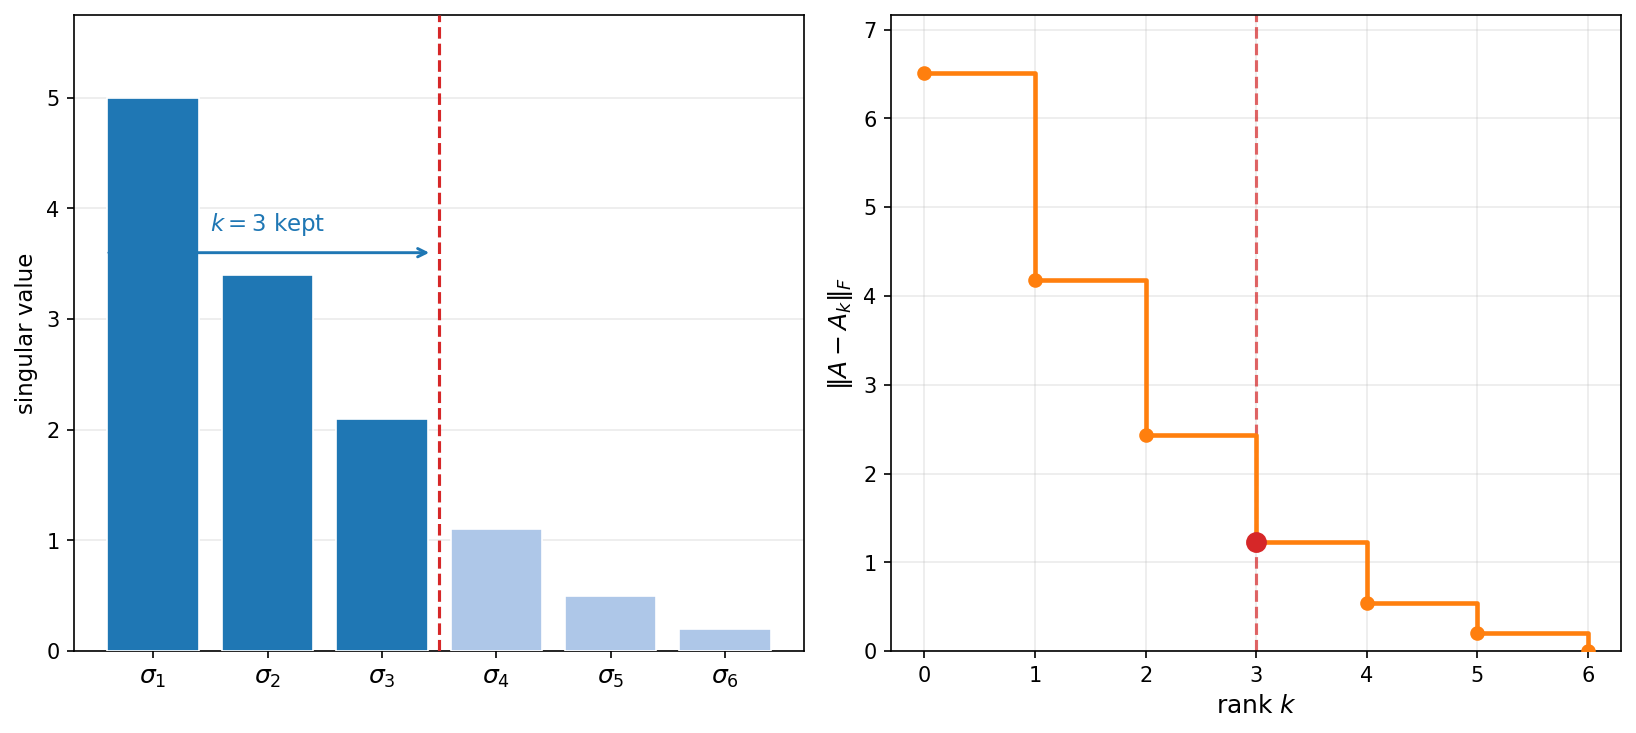

Generate this figure with Python:
"""
fig10: Eckart-Young theorem.
Left:  singular value spectrum — bars coloured blue (kept, k≤2) vs grey (discarded).
Right: Frobenius approximation error ||A - A_k||_F vs rank k.
"""
import numpy as np
import matplotlib.pyplot as plt

rng = np.random.default_rng(7)
# build a rank-rich 6×8 matrix with a controlled spectrum
n = 6
# prescribe singular values with a nice decay
sv_true = np.array([5.0, 3.4, 2.1, 1.1, 0.5, 0.2])
U0, _ = np.linalg.qr(rng.standard_normal((6, 6)))
Vt0, _ = np.linalg.qr(rng.standard_normal((8, 8)))
A = U0 @ np.pad(np.diag(sv_true), ((0,0),(0,2))) @ Vt0

U, s, Vt = np.linalg.svd(A, full_matrices=False)  # s sorted descending

k_show = 2   # highlight keeping the first k_show+1 singular values (0-indexed: 0..k_show)

# Frobenius error vs rank k: err(k) = sqrt(sum s[k:]^2)
ks = np.arange(n + 1)
errors = np.array([np.sqrt(np.sum(s[k:]**2)) for k in ks])

fig, (axL, axR) = plt.subplots(1, 2, figsize=(11, 5))

# ── LEFT: singular value spectrum ─────────────────────────────────────────────
bar_colors = ['#1f77b4' if i <= k_show else '#aec7e8' for i in range(n)]
axL.bar(np.arange(1, n+1), s, color=bar_colors, edgecolor='white', linewidth=0.8, zorder=3)
# dividing line between kept and discarded
axL.axvline(k_show + 1.5, color='#d62728', lw=1.5, linestyle='--', zorder=4)
# bracket / label for kept region
axL.annotate('', xy=(0.55, max(s)*0.72), xytext=(k_show+1.45, max(s)*0.72),
             arrowprops=dict(arrowstyle='<->', color='#1f77b4', lw=1.4))
axL.text((k_show+1)/2 + 0.5, max(s)*0.76, f'$k={k_show+1}$ kept',
         fontsize=11, color='#1f77b4', ha='center')

axL.set_xticks(np.arange(1, n+1))
axL.set_xticklabels([f'$\\sigma_{i}$' for i in range(1, n+1)], fontsize=12)
axL.set_ylabel('singular value', fontsize=11)
axL.set_ylim(0, max(s)*1.15)
axL.grid(axis='y', alpha=0.25)
axL.set_axisbelow(True)

# ── RIGHT: Frobenius error vs rank ────────────────────────────────────────────
axR.step(ks, errors, where='post', color='#ff7f0e', lw=2.2, zorder=3)
axR.plot(ks, errors, 'o', color='#ff7f0e', ms=6, zorder=4)

# mark the k=k_show+1 point
k_marked = k_show + 1
axR.plot(k_marked, errors[k_marked], 'o', color='#d62728', ms=9, zorder=5)
axR.axvline(k_marked, color='#d62728', lw=1.5, linestyle='--', zorder=2, alpha=0.7)

axR.set_xlabel('rank $k$', fontsize=12)
axR.set_ylabel(r'$\|A - A_k\|_F$', fontsize=12)
axR.set_xticks(ks)
axR.set_xlim(-0.3, n + 0.3)
axR.set_ylim(0, errors[0] * 1.1)
axR.grid(alpha=0.25)
axR.set_axisbelow(True)

plt.tight_layout()
plt.savefig('/Users/sasha/linalg-lec/figures/fig10_eckart_young.png',
            dpi=150, bbox_inches='tight')
plt.close()
print('saved')
